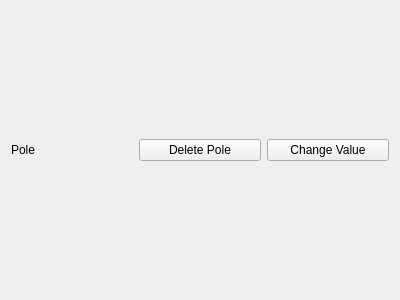
<?xml version="1.0" encoding="UTF-8"?>
<ui version="4.0">
 <class>Poles</class>
 <widget class="QWidget" name="Poles">
  <property name="geometry">
   <rect>
    <x>0</x>
    <y>0</y>
    <width>400</width>
    <height>300</height>
   </rect>
  </property>
  <property name="windowTitle">
   <string>Form</string>
  </property>
  <layout class="QHBoxLayout" name="horizontalLayout">
   <item>
    <layout class="QHBoxLayout" name="horizontalLayout_2">
     <item>
      <widget class="QLabel" name="poleValueLabel">
       <property name="text">
        <string>Pole</string>
       </property>
      </widget>
     </item>
     <item>
      <widget class="QPushButton" name="deletePoleButton">
       <property name="text">
        <string>Delete Pole</string>
       </property>
      </widget>
     </item>
     <item>
      <widget class="QPushButton" name="changeValueButton">
       <property name="text">
        <string>Change Value</string>
       </property>
      </widget>
     </item>
    </layout>
   </item>
  </layout>
 </widget>
 <resources/>
 <connections/>
</ui>
